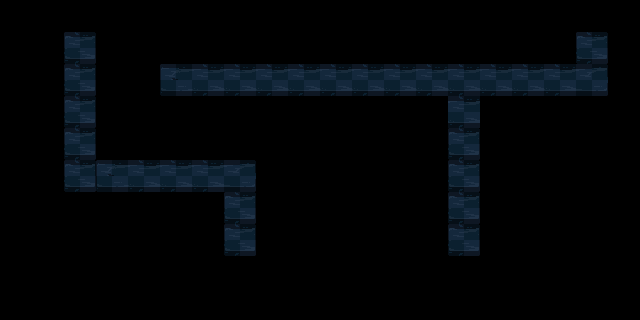

Below is a game level as drawn by its tile map, then a one-line description and the .tmx file that defines it, in full:
An orthogonal 20x10 tile map with 32x32 px tiles, 2 tile layers (Graphics, Grid), 2 tilesets and 2 objects (2x monster).

<map version="1.0" tiledversion="1.0.3" orientation="orthogonal" renderorder="right-down" width="20" height="10" tilewidth="32" tileheight="32" nextobjectid="21">
 <tileset firstgid="1" source="tiles.tsx" />
 <tileset firstgid="65" source="grid.tsx" />
 <layer name="Graphics" width="20" height="10">
  <data encoding="csv">
0,0,0,0,0,0,0,0,0,0,0,0,0,0,0,0,0,0,0,0,
0,0,17,0,0,0,0,0,0,0,0,0,0,0,0,0,0,0,17,0,
0,0,17,0,0,18,19,19,19,19,19,19,19,19,19,19,19,19,20,0,
0,0,17,0,0,0,0,0,0,0,0,0,0,0,19,65,65,65,65,65,
0,0,17,0,0,0,0,0,0,0,0,0,0,0,17,0,0,0,0,0,
0,0,17,18,19,19,19,20,0,0,0,0,0,0,17,0,0,0,0,0,
0,0,0,0,0,0,0,17,0,0,0,0,0,0,17,0,0,0,0,0,
0,0,0,0,0,0,0,17,0,0,0,0,0,0,17,0,0,0,0,0,
0,0,0,0,0,0,0,0,0,0,0,0,0,0,0,0,0,0,0,0,
0,0,0,0,0,0,0,0,0,0,0,0,0,0,0,0,0,0,0,0
</data>
 </layer>
 <layer name="Grid" width="20" height="10" opacity="0.25">
  <data encoding="csv">
0,0,0,0,0,0,0,0,0,0,0,0,0,0,0,0,0,0,0,0,
0,0,66,0,0,0,0,0,0,0,0,0,0,0,0,0,0,0,66,0,
0,0,66,0,0,66,66,66,66,66,66,66,66,66,66,66,66,66,66,0,
0,0,66,0,0,0,0,0,0,0,0,0,0,0,66,0,0,0,0,0,
0,0,66,0,0,0,0,0,0,0,0,0,0,0,66,0,0,0,0,0,
0,0,66,66,66,66,66,66,0,0,0,0,0,0,66,0,0,0,0,0,
0,0,0,0,0,0,0,66,0,0,0,0,0,0,66,0,0,0,0,0,
0,0,0,0,0,0,0,66,0,0,0,0,0,0,66,0,0,0,0,0,
0,0,0,0,0,0,0,0,0,0,0,0,0,0,0,0,0,0,0,0,
0,0,0,0,0,0,0,0,0,0,0,0,0,0,0,0,0,0,0,0
</data>
 </layer>
 <objectgroup name="Objects">
  <object id="19" name="Cultist" type="monster" x="128" y="128" width="32" height="32">
   <properties>
    <property name="chance" type="float" value="100" />
   </properties>
   <ellipse />
  </object>
  <object id="20" name="Cultist" type="monster" x="512" y="32" width="32" height="32">
   <properties>
    <property name="chance" type="float" value="100" />
   </properties>
   <ellipse />
  </object>
 </objectgroup>
</map>
